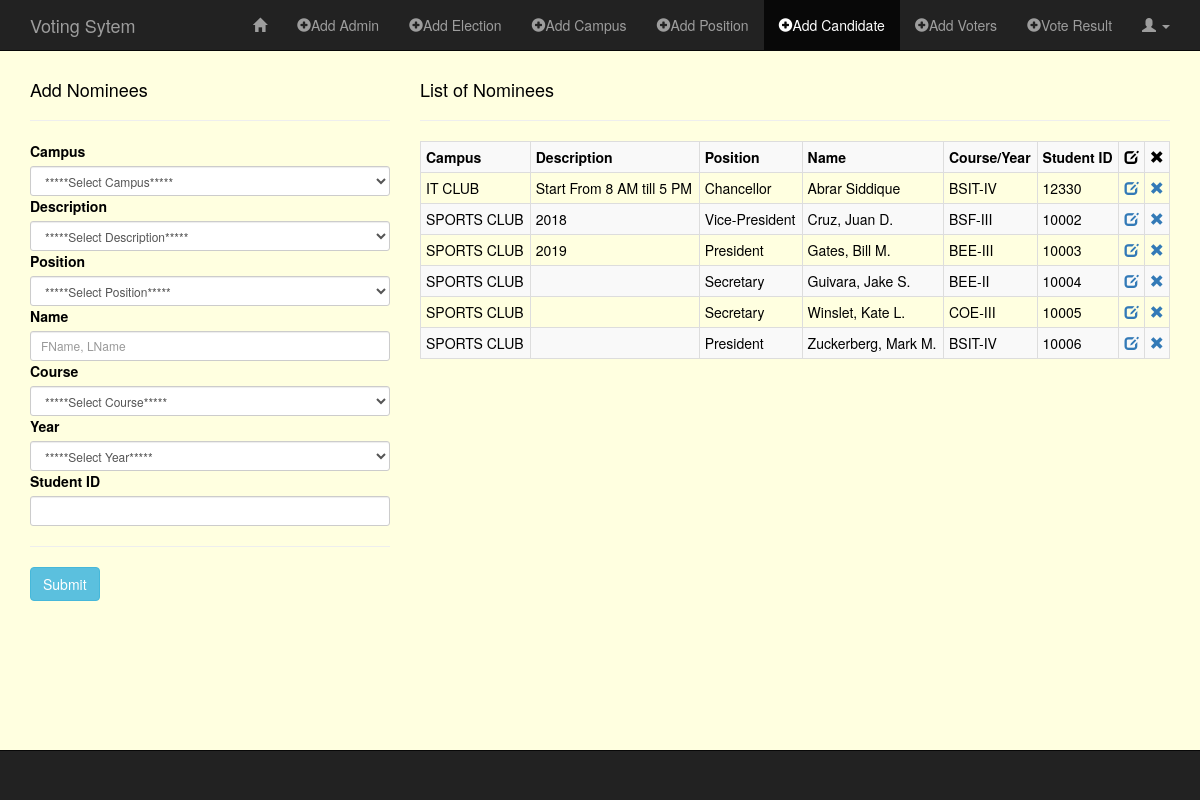
/sandbox/add_nominees.php (signed in), run on the app's committed database.
### tables this page shows
CREATE TABLE `nominees` (
  `id` int(11) NOT NULL,
  `camp` varchar(60) NOT NULL,
  `description` varchar(50) NOT NULL,
  `pos` varchar(60) NOT NULL,
  `name` varchar(60) NOT NULL,
  `course` varchar(60) NOT NULL,
  `year` varchar(3) NOT NULL,
  `stud_id` varchar(60) NOT NULL
);

### sandbox/classes/Campus.php (called while the page is built, shortened)
<?php
class Campus
{
    public function READ_CAMPUS() {
        global $db;
        $sql = "SELECT * FROM campus";
        if(!$stmt = $db->prepare($sql)) {
            echo $stmt->error;
        } else {
            $stmt->execute();
            $result = $stmt->get_result();
        }
        return $result;
    }
}

### sandbox/classes/election.php (called while the page is built, shortened)
<?php
class Election
{
	public function READ_ELECTION() {
        global $db;
        $sql = "SELECT *
                FROM election
                ORDER BY election_date ASC";
        if(!$stmt = $db->prepare($sql)) {
            echo $stmt->error;
        } else {
            $stmt->execute();
            $result = $stmt->get_result();
        }
        return $result;
    }
}
?>

### sandbox/classes/Nominees.php (called while the page is built, shortened)
<?php
class Nominees
{
    public function READ_NOMINEE() {
        global $db;
        $sql = "SELECT *
                FROM nominees
                ORDER BY name ASC";
        if(!$stmt = $db->prepare($sql)) {
            echo $stmt->error;
        } else {
            $stmt->execute();
            $result = $stmt->get_result();
        }
        return $result;
    }
}

### sandbox/add_nominees.php (the view, shortened to what this page needs)
<?php
require("../config/db.php");
require("classes/Campus.php");
require("classes/Nominees.php");
require("classes/election.php");
?>
<!DOCTYPE HTML>
<html lang="en-US">
<head>
    <link rel="stylesheet" href="../assets/css/bootstrap.min.css">
    <link rel="stylesheet" href="../assets/css/style_admin.css">
</head>
<body>
<nav class="navbar navbar-inverse navbar-fixed-top" role="navigation">
    <div class="container">
        <div class="navbar-header">
            <a class="navbar-brand" href="index.php">Voting Sytem</a>
        </div>
        <div class="collapse navbar-collapse" id="bs-example-navbar-collapse-1">
            <ul class="nav navbar-nav navbar-right">
                <li><a href="admin_page.php"><span class="glyphicon glyphicon-home"></span></a></li>
				<li><a href="add_admin.php"><span class="glyphicon glyphicon-plus-sign"></span>Add Admin</a></li>
				<li><a href="add_elc.php"><span class="glyphicon glyphicon-plus-sign"></span>Add Election</a></li>
                <li><a href="add_camp.php"><span class="glyphicon glyphicon-plus-sign"></span>Add Campus</a></li>
                <li><a href="add_pos.php"><span class="glyphicon glyphicon-plus-sign"></span>Add Position</a></li>
                <li class="active"><a href="add_nominees.php"><span class="glyphicon glyphicon-plus-sign"></span>Add Candidate</a></li>
                <li><a href="add_voters.php"><span class="glyphicon glyphicon-plus-sign"></span>Add Voters</a></li>
                <li><a href="vote_result.php"><span class="glyphicon glyphicon-plus-sign"></span>Vote Result</a></li>
                <li class="dropdown">
                    <a href="#" class="dropdown-toggle" data-toggle="dropdown" role="button" aria-haspopup="true" aria-expanded="false"><span class="glyphicon glyphicon-user"></span> <span class="caret"></span></a>
                </li>
            </ul>
        </div>
    </div>
</nav>
<div class="container">
    <div class="row">
        <div class="col-md-4">
            <h4>Add Nominees</h4><hr>
            <form method="POST" action="<?php $_SERVER['PHP_SELF']; ?>" role="form">
                <?php
                $readCamp = new Campus();
                $rtnReadCamp = $readCamp->READ_CAMPUS();
                ?>
                <div class="form-group-sm">
                    <label for="campus">Campus</label>
                    <?php if($rtnReadCamp) { ?>
                        <select required name="campus" class="form-control" id="org-list" onchange="getPos(this.value);">
                            <option value="">*****Select Campus*****</option>
                        </select>
						<?php }  ?>
                </div>
				<?php
				 $readElection = new Election();
				$rtnReadElection = $readElection->READ_ELECTION();
				?>
				<div class="form-group-sm">
                    <label for="description">Description</label>
					<?php if($rtnReadElection) { ?>
                    <select required name="description" class="form-control">
                        <option value="">*****Select Description*****</option>
                    </select>
						<?php }  ?>
				</div>
                <div class="form-group-sm">
                    <label for="position">Position</label>
                    <select required name="position" class="form-control" id="pos-list">
                        <option value="">*****Select Position*****</option>
                    </select>
                </div>
                <div class="form-group-sm">
                    <label for="name">Name</label>
                    <input required type="text" name="name" class="form-control" placeholder="FName, LName">
                </div>
                <div class="form-group-sm">
                    <label for="course">Course</label>
                    <select required name="course" class="form-control">
                        <option value="">*****Select Course*****</option>
                    </select>
                </div>
                <div class="form-group-sm">
                    <label for="year">Year</label>
                    <select required name="year" class="form-control">
                        <option value="">*****Select Year*****</option>
                    </select>
                </div>
                <div class="form-group-sm">
                    <label for="stud_id">Student ID</label>
                    <input required type="text" name="stud_id" class="form-control">
                </div>
                <hr/>
                <div class="form-group-sm">
                    <input type="submit" name="submit" value="Submit" class="btn btn-info">
                </div>
            </form>
        </div>
        <?php
        $readNominees = new Nominees();
        $rtnReadNominees = $readNominees->READ_NOMINEE();
        ?>
        <div class="col-md-8">
            <h4>List of Nominees</h4><hr>
            <div class="table-responsive">
                <?php if($rtnReadNominees) { ?>
                <table class="table table-bordered table-condensed table-striped">
                    <tr>
                        <th>Campus</th>
						<th>Description</th>
                        <th>Position</th>
                        <th>Name</th>
                        <th>Course/Year</th>
                        <th>Student ID</th>
                        <th><span class="glyphicon glyphicon-edit"></span></th>
                        <th><span class="glyphicon glyphicon-remove"></span></th>
                    </tr>
                    <?php while($rowNom = $rtnReadNominees->fetch_assoc()) { ?>
                    <tr>
                        <td><?php echo $rowNom['camp']; ?></td>
						<td><?php echo $rowNom['description']; ?></td>
                        <td><?php echo $rowNom['pos']; ?></td>
                        <td><?php echo $rowNom['name']; ?></td>
                        <td><?php echo $rowNom['course'] . "-" . $rowNom['year']; ?></td>
                        <td><?php echo $rowNom['stud_id']; ?></td>
                        <td><a href="http://localhost/voting_system/sandbox/edit_nominee.php?id=<?php echo $rowNom['id']; ?>"><span class="glyphicon glyphicon-edit"></span></a></td>
                        <td><a href="http://localhost/voting_system/sandbox/delete_nominee.php?id=<?php echo $rowNom['id']; ?>"><span class="glyphicon glyphicon-remove"></span></a></td>
                    </tr>
                    <?php }  ?>
                </table>
                <?php }  ?>
            </div>
        </div>
    </div>
</div>
<nav class="navbar navbar-inverse navbar-fixed-bottom" role="navigation">
    <div class="container">
    </div>
</nav>
</body>
</html>

### assets/css/style_admin.css (style rules this page uses)
body { color: black; margin-top: 70px; margin-bottom: 70px; background-color: lightyellow; }

### data on the page
nominees: camp "IT CLUB", description "Start From 8 AM till 5 PM", pos "Chancellor", name "Abrar Siddique", course "BSIT", year "IV", stud "12330"
nominees: camp "SPORTS CLUB", description "2018", pos "Vice-President", name "Cruz, Juan D.", course "BSF", year "III", stud "10002"
nominees: camp "SPORTS CLUB", description "2019", pos "President", name "Gates, Bill M.", course "BEE", year "III", stud "10003"
nominees: camp "SPORTS CLUB", pos "Secretary", name "Guivara, Jake S.", course "BEE", year "II", stud "10004"
nominees: camp "SPORTS CLUB", pos "Secretary", name "Winslet, Kate L.", course "COE", year "III", stud "10005"
nominees: camp "SPORTS CLUB", pos "President", name "Zuckerberg, Mark M.", course "BSIT", year "IV", stud "10006"
